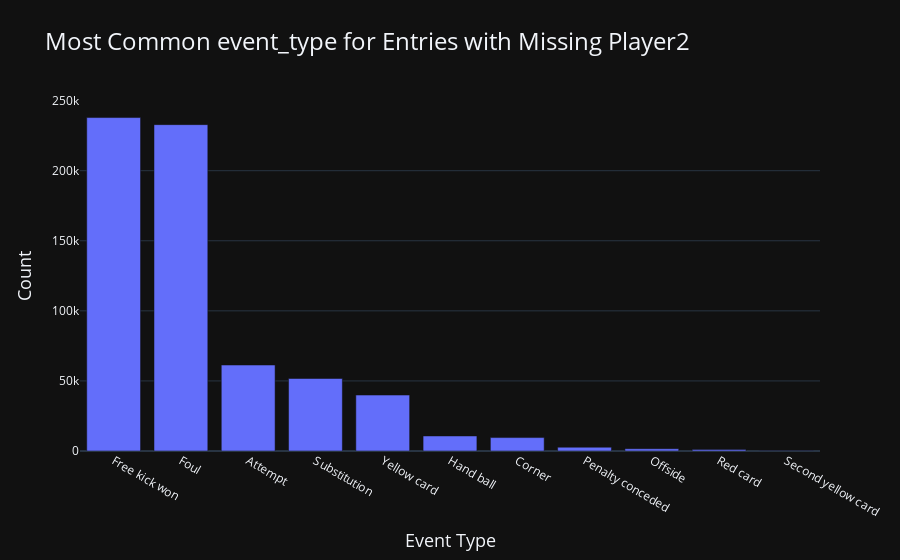

The notebook cell this image was saved under:
### Code cell
# Filter the data for entries with player2 missing
filtered_data = data[data['player2'].isna()]

# Map the event_type values to their descriptions
filtered_data['event_type_mapped'] = filtered_data['event_type'].map(event_type_map)

# Count the occurrences of each event_type
event_type_counts = filtered_data['event_type_mapped'].value_counts().reset_index()
event_type_counts.columns = ['Event Type', 'Count']

# Plot the data using Plotly
fig = px.bar(event_type_counts, x='Event Type', y='Count', title='Most Common event_type for Entries with Missing Player2',
             labels={'Count': 'Count', 'Event Type': 'Event Type'}, template='plotly_dark')

fig.update_layout(title_font_size=24, xaxis_title_font_size=18, yaxis_title_font_size=18)
fig.show()

### Figure 1 — Plotly figure (JSON) as saved in the notebook; plotly's stock layout.template omitted (floating-point values rounded to 4 significant figures)
{"data": [{"alignmentgroup": "True", "hovertemplate": "Event Type=%{x}<br>Count=%{y}<extra></extra>", "legendgroup": "", "marker": {"color": "#636efa", "pattern": {"shape": ""}}, "name": "", "offsetgroup": "", "orientation": "v", "showlegend": false, "textposition": "auto", "type": "bar", "x": ["Free kick won", "Foul", "Attempt", "Substitution", "Yellow card", "Hand ball", "Corner", "Penalty conceded", "Offside", "Red card", "Second yellow card"], "xaxis": "x", "y": [237932, 232879, 61337, 51738, 39911, 10730, 9577, 2706, 1637, 1152, 100], "yaxis": "y"}], "layout": {"barmode": "relative", "legend": {"tracegroupgap": 0}, "title": {"font": {"size": 24}, "text": "Most Common event_type for Entries with Missing Player2"}, "xaxis": {"anchor": "y", "domain": [0, 1], "title": {"font": {"size": 18}, "text": "Event Type"}}, "yaxis": {"anchor": "x", "domain": [0, 1], "title": {"font": {"size": 18}, "text": "Count"}}}}
